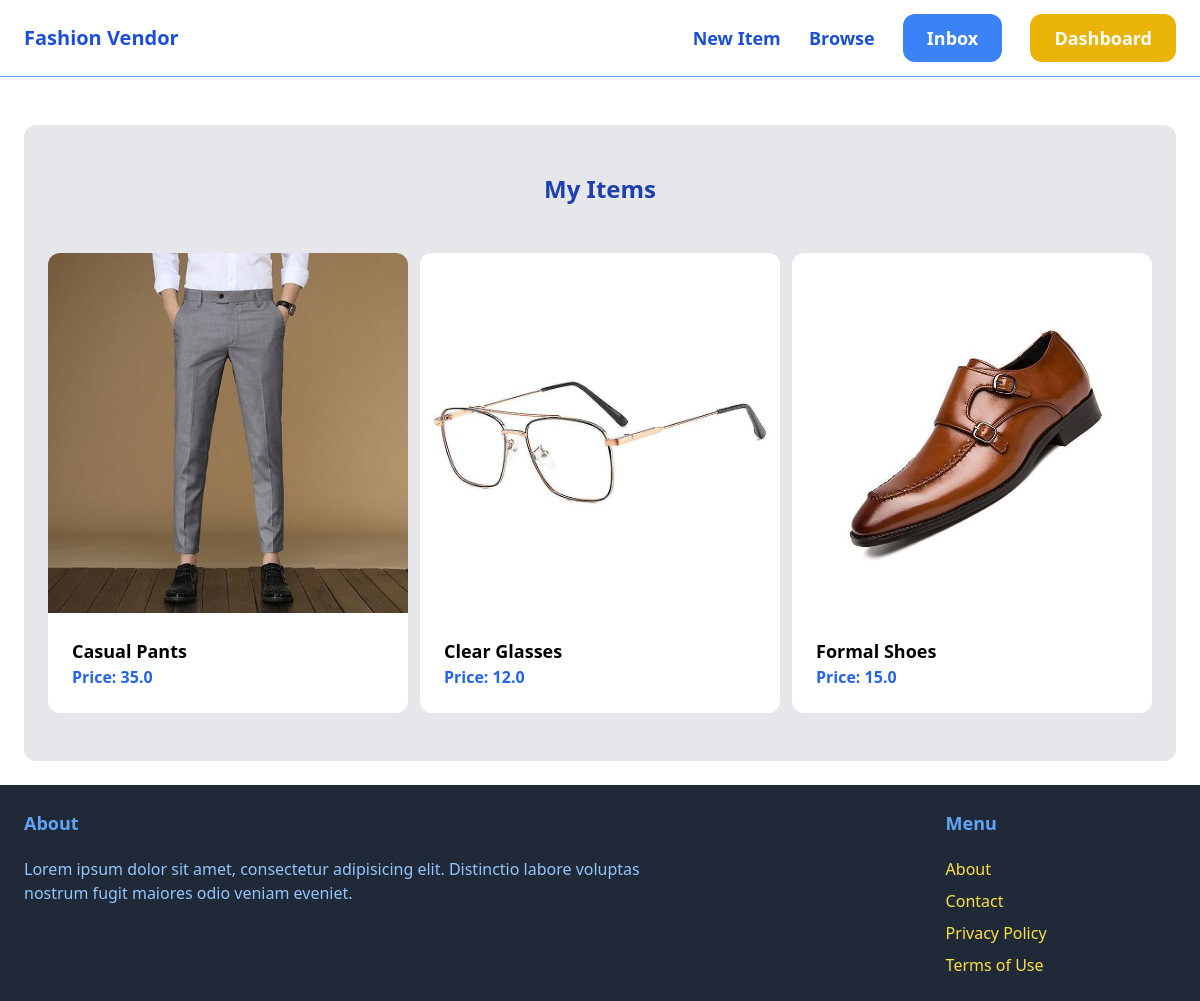
Before: /dashboard/ (signed in) with the older database file.
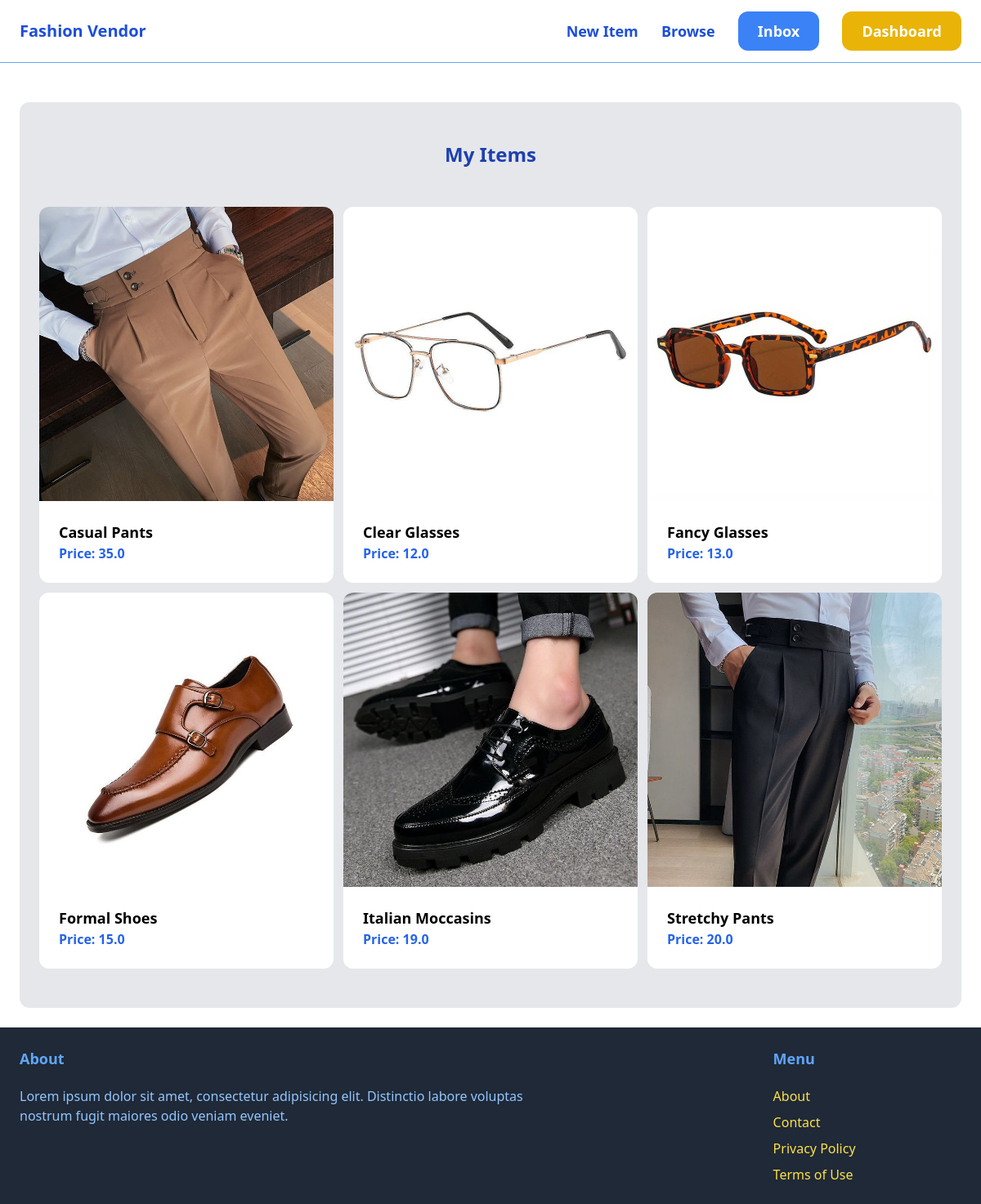
After: the same page with the newer database file.
### item/models.py (models this page shows, shortened)
class Item(models.Model):
    category = models.ForeignKey(Category, related_name="items", on_delete=models.CASCADE)
    name = models.CharField(max_length=255)
    description = models.TextField(blank=True, null=True)
    price = models.FloatField()
    image = models.ImageField(upload_to="item_images", blank=True, null=True)
    is_sold = models.BooleanField(default=False)
    created_by = models.ForeignKey(User, related_name="items", on_delete=models.CASCADE)
    created_at = models.DateTimeField(auto_now_add=True)
    class Meta:
        ordering = ("name",)

### dashboard/views.py (the view)
# urls.py: path("", views.index, name="index"),
@login_required
def index(request):
    items = Item.objects.filter(created_by=request.user)
    return render(request, 'dashboard/index.html', {
        'items': items
    })

### dashboard/templates/dashboard/index.html (shortened to what this page needs)
{%  extends "core/base.html" %}
{% block content %}
    <div class="mt-6 px-6 py-12 bg-gray-200 rounded-xl">
        <h2 class="mb-12 text-2xl text-blue-800 text-center font-semibold">My Items</h2>
        <div class="grid grid-cols-3 gap-3">
            {% for item in items %}
                <div>
                    <a href="{% url 'item:detail' item.id %}">
                        <div>
                            <img src="{{ item.image.url }}" class="rounded-t-xl">
                        </div>
                        <div class="p-6 bg-white rounded-b-xl">
                            <h2 class="text-lg font-semibold">{{ item.name }}</h2>
                            <p class="text-blue-600 font-semibold">Price: {{ item.price }}</p>
                        </div>
                    </a>
                </div>
            {% endfor %}
        </div>
    </div>
{% endblock %}

Changed rows visible on the page:
changed Item "Casual Pants": image: a different picture
added Item: image (picture), name "Fancy Glasses", price "13.0"
added Item: image (picture), name "Italian Moccasins", price "19.0"
added Item: image (picture), name "Stretchy Pants", price "20.0"
